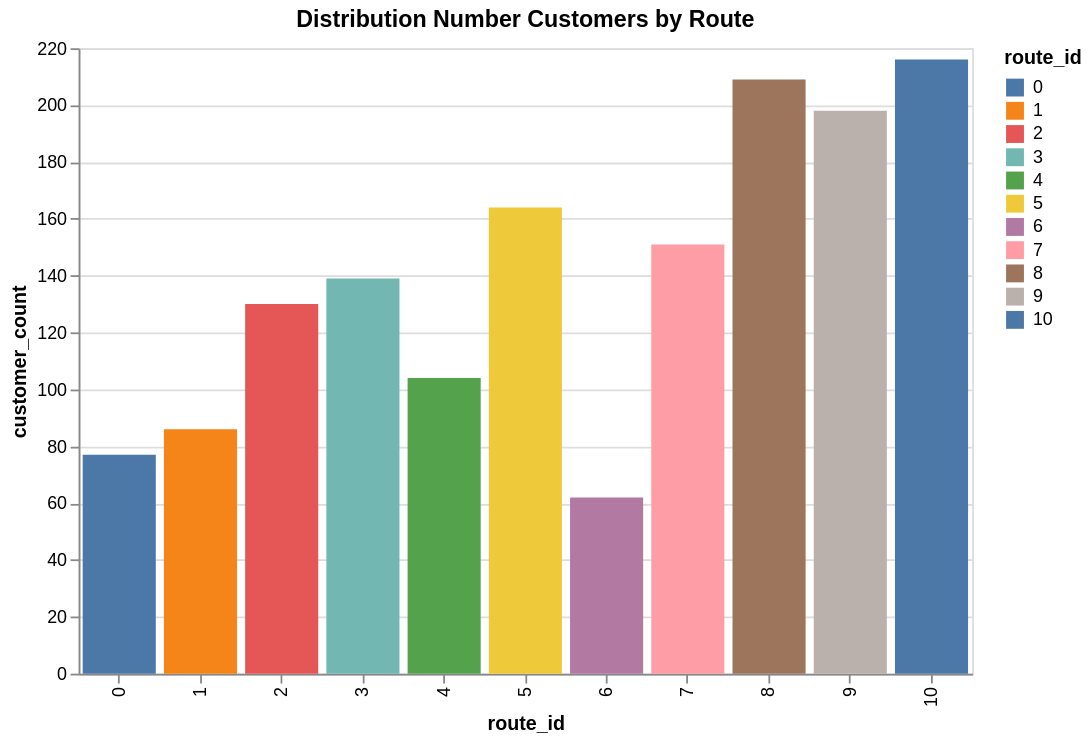

The notebook cell this image was saved under:
### Code cell
create_route_summary_barplot(res_['route_summary'], width=500, height=350)

### Figure 1 — Vega-Lite specification as saved in the notebook (floating-point values rounded to 4 significant figures)
{"config": {"view": {"continuousWidth": 300, "continuousHeight": 300}}, "data": {"name": "data-28cef0910a096c9edefd7f8442bd5ad8"}, "mark": {"type": "bar"}, "encoding": {"color": {"field": "route_id", "type": "nominal"}, "tooltip": [{"field": "customer_count", "type": "quantitative"}, {"field": "cluster_count", "type": "quantitative"}, {"field": "cumulative_distance_km", "type": "quantitative"}, {"field": "farthest_centroid_distance_km", "type": "quantitative"}], "x": {"field": "route_id", "type": "nominal"}, "y": {"field": "customer_count", "type": "quantitative"}}, "height": 350, "title": "Distribution Number Customers by Route", "width": 500, "$schema": "https://vega.github.io/schema/vega-lite/v5.20.1.json", "datasets": {"data-28cef0910a096c9edefd7f8442bd5ad8": [{"route_id": 0, "h3_cell_ids": ["88589c9941fffff", "88589c9943fffff", "88589c9947fffff", "88589c9949fffff", "88589c994bfffff", "88589c9955fffff", "88589c9959fffff", "88589c995dfffff", "88589c9b35fffff", "88589c9b37fffff"], "cluster_count": 10, "customer_count": 77, "total_distance_km": 11.05, "cumulative_distance_km": 11.05, "farthest_centroid_distance_km": 3.426, "estimated_delivery_time_hours": 2.776, "avg_assignment_confidence": 2.776, "compactness_score": 0.5195}, {"route_id": 1, "h3_cell_ids": ["88589c9b01fffff", "88589c9b03fffff", "88589c9b05fffff", "88589c9b07fffff", "88589c9b09fffff", "88589c9b0bfffff", "88589c9b0dfffff", "88589c9b55fffff"], "cluster_count": 8, "customer_count": 86, "total_distance_km": 17.11, "cumulative_distance_km": 17.11, "farthest_centroid_distance_km": 7.232, "estimated_delivery_time_hours": 2.428, "avg_assignment_confidence": 2.428, "compactness_score": 0.5532}, {"route_id": 2, "h3_cell_ids": ["8858826c91fffff", "8858826c97fffff", "88589c9969fffff", "88589c996dfffff"], "cluster_count": 4, "customer_count": 130, "total_distance_km": 8.055, "cumulative_distance_km": 8.055, "farthest_centroid_distance_km": 3.982, "estimated_delivery_time_hours": 1.201, "avg_assignment_confidence": 1.201, "compactness_score": 0.6046}, {"route_id": 3, "h3_cell_ids": ["8858826c93fffff", "8858826c9bfffff", "88589c9945fffff", "88589c994dfffff"], "cluster_count": 4, "customer_count": 139, "total_distance_km": 7.586, "cumulative_distance_km": 7.586, "farthest_centroid_distance_km": 3.825, "estimated_delivery_time_hours": 1.19, "avg_assignment_confidence": 1.19, "compactness_score": 0.6327}, {"route_id": 4, "h3_cell_ids": ["88589c998dfffff", "88589c99a9fffff", "88589c99e1fffff", "88589c99e3fffff", "88589c99e5fffff", "88589c99e9fffff", "88589c99ebfffff", "88589c99edfffff"], "cluster_count": 8, "customer_count": 104, "total_distance_km": 17.09, "cumulative_distance_km": 17.09, "farthest_centroid_distance_km": 6.619, "estimated_delivery_time_hours": 2.427, "avg_assignment_confidence": 2.427, "compactness_score": 0.5286}, {"route_id": 5, "h3_cell_ids": ["8858826cb3fffff", "8858826cb7fffff", "88589cd609fffff", "88589cd60bfffff", "88589cd643fffff", "88589cd64bfffff", "88589cd651fffff", "88589cd655fffff", "88589cd659fffff", "88589cd65bfffff", "88589cd65dfffff"], "cluster_count": 11, "customer_count": 164, "total_distance_km": 16.75, "cumulative_distance_km": 16.75, "farthest_centroid_distance_km": 5.398, "estimated_delivery_time_hours": 3.169, "avg_assignment_confidence": 3.169, "compactness_score": 0.5017}, {"route_id": 6, "h3_cell_ids": ["88589c986dfffff", "88589c9b15fffff", "88589c9b17fffff", "88589c9b31fffff", "88589c9b33fffff", "88589c9b39fffff", "88589c9b3bfffff", "88589c9b3dfffff"], "cluster_count": 8, "customer_count": 62, "total_distance_km": 14.55, "cumulative_distance_km": 14.55, "farthest_centroid_distance_km": 5.29, "estimated_delivery_time_hours": 2.364, "avg_assignment_confidence": 2.364, "compactness_score": 0.5516}, {"route_id": 7, "h3_cell_ids": ["88589c9a25fffff", "88589c9b11fffff", "88589c9b19fffff", "88589c9b1dfffff", "88589c9b53fffff", "88589c9b57fffff"], "cluster_count": 6, "customer_count": 151, "total_distance_km": 16.4, "cumulative_distance_km": 16.4, "farthest_centroid_distance_km": 7.45, "estimated_delivery_time_hours": 1.91, "avg_assignment_confidence": 1.91, "compactness_score": 0.5891}, {"route_id": 8, "h3_cell_ids": ["88589c9921fffff", "88589c9925fffff", "88589c9927fffff", "88589c992dfffff", "88589cd619fffff", "88589cd61bfffff", "88589cd61dfffff", "88589cd653fffff", "88589cd657fffff", "88589c9935fffff", "88589cd613fffff", "88589cd6c1fffff", "88589cd6c7fffff", "88589cd6c9fffff", "88589cd6cbfffff", "88589cd6cdfffff"], "cluster_count": 16, "customer_count": 209, "total_distance_km": 20.06, "cumulative_distance_km": 20.06, "farthest_centroid_distance_km": 5.496, "estimated_delivery_time_hours": 4.501, "avg_assignment_confidence": 4.501, "compactness_score": 0.4295}, {"route_id": 9, "h3_cell_ids": ["8858826c99fffff", "8858826cd3fffff", "88589c9b21fffff", "88589c9b23fffff", "88589c9b25fffff", "88589c9b27fffff", "88589c9b29fffff", "88589c9b2bfffff", "88589c9b2dfffff"], "cluster_count": 9, "customer_count": 198, "total_distance_km": 14.68, "cumulative_distance_km": 14.68, "farthest_centroid_distance_km": 5.46, "estimated_delivery_time_hours": 2.617, "avg_assignment_confidence": 2.617, "compactness_score": 0.5322}, {"route_id": 10, "h3_cell_ids": ["88589c9905fffff", "88589c990dfffff", "88589c9929fffff", "88589c9961fffff", "88589c9963fffff", "88589c9965fffff", "88589c9967fffff", "88589c996bfffff", "88589c9901fffff", "88589c9903fffff", "88589c9907fffff", "88589c992bfffff", "88589c9931fffff", "88589c993bfffff", "88589c993dfffff"], "cluster_count": 15, "customer_count": 216, "total_distance_km": 17.04, "cumulative_distance_km": 17.04, "farthest_centroid_distance_km": 3.428, "estimated_delivery_time_hours": 4.176, "avg_assignment_confidence": 4.176, "compactness_score": 0.4286}]}}
